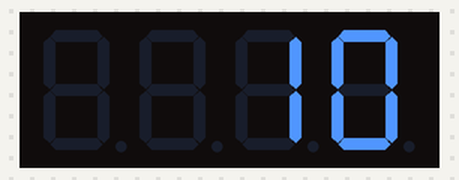
The sketch below on a simulated Arduino Uno, built with avr-gcc and run on an emulated ATmega328P. Parts: 4-digit seven-segment display. Wiring (inferred from the names in the program): 4-digit 7-segment display, segments lit when HIGH: segments pin 2, pin 3, pin 4, pin 5, A0, pin 7, pin 8; digit selects pin 6, pin 9, pin 10, pin 11. The segment pins are drawn as the display they are named for; what the sketch prints to the serial monitor is not drawn.

Above: at 2.7 s.
At 7.3 s:
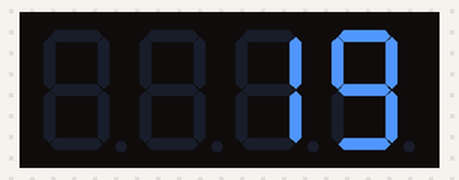
At 11.9 s:
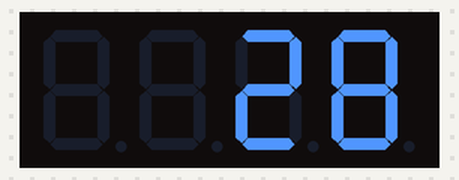
At 21.2 s:
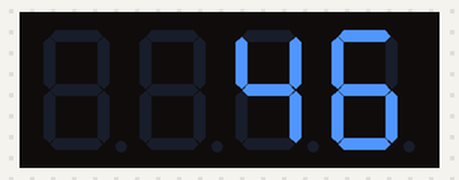
At 29.9 s:
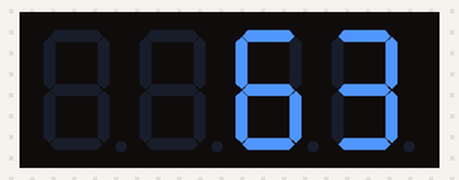
At 39.1 s:
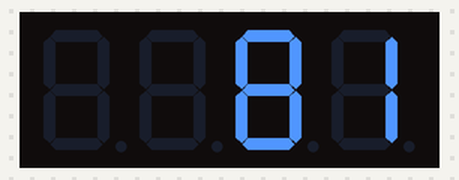

Measured:
- what the display in image 0 shows lasts 0.5 s, from 2.7 s to 3.2 s

The sketch:

7_bit_4_digit.ino
```cpp
#define Dig1 6
#define Dig2 9
#define Dig3 10
#define Dig4 11
#define DIGIT_ON LOW
#define DIGIT_OFF HIGH
#define DISPLAY_BRIGHTNESS 5000
boolean duiz = false;
boolean hon = false;
#define segA 2
#define segB 3
#define segC 4
#define segD 5
#define segE A0
#define segF 7
#define segG 8
//int segPD = ;
void setup()
{
  pinMode(segA, OUTPUT);
  pinMode(segB, OUTPUT);
  pinMode(segC, OUTPUT);
  pinMode(segD, OUTPUT);
  pinMode(segE, OUTPUT);
  pinMode(segF, OUTPUT);
  pinMode(segG, OUTPUT);
  pinMode(Dig1, OUTPUT);
  pinMode(Dig2, OUTPUT);
  pinMode(Dig3, OUTPUT);
  pinMode(Dig4, OUTPUT);
  Serial.begin(9600);
}
void loop()
{
  int number;
  Serial.println(number);

  for ( int i = 0; i <= 9999; i++) {
    duiz = false;
    hon = false;
    for (int k = 0; k < 50; k++) {

      int figur = i;
      for (int digit = 1 ; digit < 5 ; digit++) {
        switch (digit) {
          case 1:
            if (figur > 999) {
              digitalWrite(Dig1, DIGIT_ON);
              lightNumber(figur / 1000);
              figur %= 1000;
              delayMicroseconds(DISPLAY_BRIGHTNESS);
              if (figur < 100) {
                duiz = true;
                if (figur < 10) {
                  hon = true;

                }

              } else duiz = false;
            }

            break;
          case 2:
            if (duiz == true) {
              digitalWrite(Dig2, DIGIT_ON);
              lightNumber(0);
              delayMicroseconds(DISPLAY_BRIGHTNESS);

            } if (hon == true) {
              break;
            }

            if (figur > 99 && figur < 1000) {
              digitalWrite(Dig2, DIGIT_ON);
              lightNumber(figur / 100);
              figur %= 100;
              delayMicroseconds(DISPLAY_BRIGHTNESS);
              if (figur < 10) {
                hon = true;

              } else hon = false;
            }
            break;
          case 3:
            if (hon == true) {
              digitalWrite(Dig3, DIGIT_ON);
              lightNumber(0);
              delayMicroseconds(DISPLAY_BRIGHTNESS);
              break;
            }

            if (figur > 9 && figur < 100) {
              digitalWrite(Dig3, DIGIT_ON);
              lightNumber(figur / 10);
              figur %= 10;
              delayMicroseconds(DISPLAY_BRIGHTNESS);
            }

            break;
          case 4:
            if (figur < 10) {
              digitalWrite(Dig4, DIGIT_ON);
              lightNumber(figur);
              delayMicroseconds(DISPLAY_BRIGHTNESS);

              break;
            }
        }
        //Turn off all segments
        lightNumber(10);
        //Turn off all digits
        digitalWrite(Dig1, DIGIT_OFF);
        digitalWrite(Dig2, DIGIT_OFF);
        digitalWrite(Dig3, DIGIT_OFF);
        digitalWrite(Dig4, DIGIT_OFF);

      }
    }
  }
}
void lightNumber(int numberToDisplay) {
#define SEGMENT_ON HIGH
#define SEGMENT_OFF LOW
  switch (numberToDisplay) {
    case 0:
      digitalWrite(segA, SEGMENT_ON);
      digitalWrite(segB, SEGMENT_ON);
      digitalWrite(segC, SEGMENT_ON);
      digitalWrite(segD, SEGMENT_ON);
      digitalWrite(segE, SEGMENT_ON);
      digitalWrite(segF, SEGMENT_ON);
      digitalWrite(segG, SEGMENT_OFF);
      break;
    case 1:
      digitalWrite(segA, SEGMENT_OFF);
      digitalWrite(segB, SEGMENT_ON);
      digitalWrite(segC, SEGMENT_ON);
      digitalWrite(segD, SEGMENT_OFF);
      digitalWrite(segE, SEGMENT_OFF);
      digitalWrite(segF, SEGMENT_OFF);
      digitalWrite(segG, SEGMENT_OFF);
      break;
    case 2:
      digitalWrite(segA, SEGMENT_ON);
      digitalWrite(segB, SEGMENT_ON);
      digitalWrite(segC, SEGMENT_OFF);
      digitalWrite(segD, SEGMENT_ON);
      digitalWrite(segE, SEGMENT_ON);
      digitalWrite(segF, SEGMENT_OFF);
      digitalWrite(segG, SEGMENT_ON);
      break;
    case 3:
      digitalWrite(segA, SEGMENT_ON);
      digitalWrite(segB, SEGMENT_ON);
      digitalWrite(segC, SEGMENT_ON);
      digitalWrite(segD, SEGMENT_ON);
      digitalWrite(segE, SEGMENT_OFF);
      digitalWrite(segF, SEGMENT_OFF);
      digitalWrite(segG, SEGMENT_ON);
      break;
    case 4:
      digitalWrite(segA, SEGMENT_OFF);
      digitalWrite(segB, SEGMENT_ON);
      digitalWrite(segC, SEGMENT_ON);
      digitalWrite(segD, SEGMENT_OFF);
      digitalWrite(segE, SEGMENT_OFF);
      digitalWrite(segF, SEGMENT_ON);
      digitalWrite(segG, SEGMENT_ON);
      break;
    case 5:
      digitalWrite(segA, SEGMENT_ON);
      digitalWrite(segB, SEGMENT_OFF);
      digitalWrite(segC, SEGMENT_ON);
      digitalWrite(segD, SEGMENT_ON);
      digitalWrite(segE, SEGMENT_OFF);
      digitalWrite(segF, SEGMENT_ON);
      digitalWrite(segG, SEGMENT_ON);
      break;
    case 6:
      digitalWrite(segA, SEGMENT_ON);
      digitalWrite(segB, SEGMENT_OFF);
      digitalWrite(segC, SEGMENT_ON);
      digitalWrite(segD, SEGMENT_ON);
      digitalWrite(segE, SEGMENT_ON);
      digitalWrite(segF, SEGMENT_ON);
      digitalWrite(segG, SEGMENT_ON);
      break;
    case 7:
      digitalWrite(segA, SEGMENT_ON);
      digitalWrite(segB, SEGMENT_ON);
      digitalWrite(segC, SEGMENT_ON);
      digitalWrite(segD, SEGMENT_OFF);
      digitalWrite(segE, SEGMENT_OFF);
      digitalWrite(segF, SEGMENT_OFF);
      digitalWrite(segG, SEGMENT_OFF);
      break;
    case 8:
      digitalWrite(segA, SEGMENT_ON);
      digitalWrite(segB, SEGMENT_ON);
      digitalWrite(segC, SEGMENT_ON);
      digitalWrite(segD, SEGMENT_ON);
      digitalWrite(segE, SEGMENT_ON);
      digitalWrite(segF, SEGMENT_ON);
      digitalWrite(segG, SEGMENT_ON);
      break;
    case 9:
      digitalWrite(segA, SEGMENT_ON);
      digitalWrite(segB, SEGMENT_ON);
      digitalWrite(segC, SEGMENT_ON);
      digitalWrite(segD, SEGMENT_ON);
      digitalWrite(segE, SEGMENT_OFF);
      digitalWrite(segF, SEGMENT_ON);
      digitalWrite(segG, SEGMENT_ON);
      break;
    case 10:
      digitalWrite(segA, SEGMENT_OFF);
      digitalWrite(segB, SEGMENT_OFF);
      digitalWrite(segC, SEGMENT_OFF);
      digitalWrite(segD, SEGMENT_OFF);
      digitalWrite(segE, SEGMENT_OFF);
      digitalWrite(segF, SEGMENT_OFF);
      digitalWrite(segG, SEGMENT_OFF);
      break;
  }
}
```
